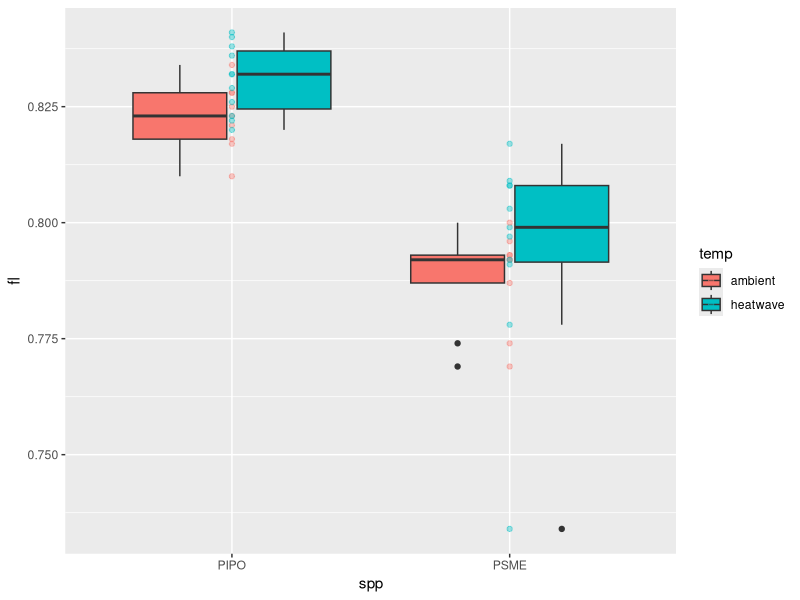
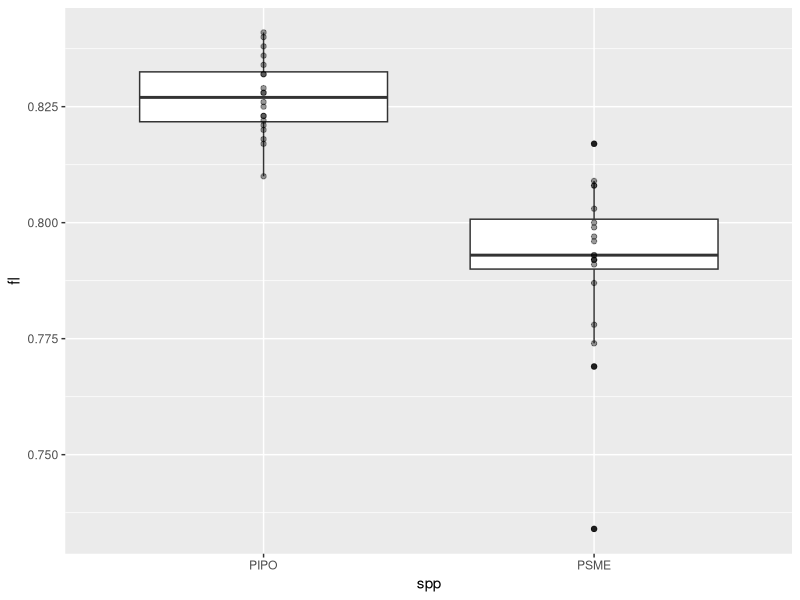

These figures' R source, in order:
library(tidyverse)

pipo_072125 <- read_csv("data/Experiment/Raw/PIPO_Phys_07212025.csv") %>% 
  transmute(tree = TreeID, con = Conductance_mmol_m2s, fl = Fv_Fm_light/1000)
psme_072125 <- read_csv("data/Experiment/Raw/PSME_Phys_07212025.csv") %>% 
  transmute(tree = TreeID, con = Conductance_mmol_m2s, fl = Fv_Fm_light/1000)


phys <- rbind(pipo_072125, psme_072125) %>% 
  mutate(spp = str_sub(tree, 1, 4),
         id = str_sub(tree, 5, 6)) %>% 
  mutate(temp = case_when(id <= 30 ~ "ambient",
                          .default = "heatwave"))

ggplot(data = phys, aes(x = spp, y = fl))+
  geom_boxplot(aes(fill = temp))+
  geom_point(alpha = 0.4, aes(color = temp))

ggplot(data = phys, aes(x = spp, y = fl))+
  geom_boxplot()+
  geom_point(alpha = 0.4)

summary(aov(fl ~ spp + temp, phys))
